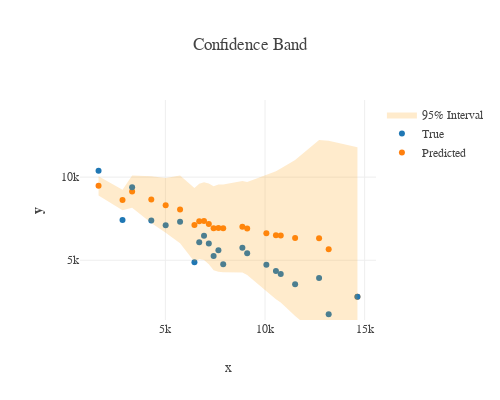
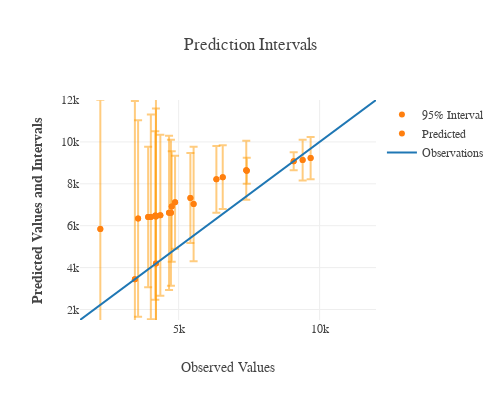
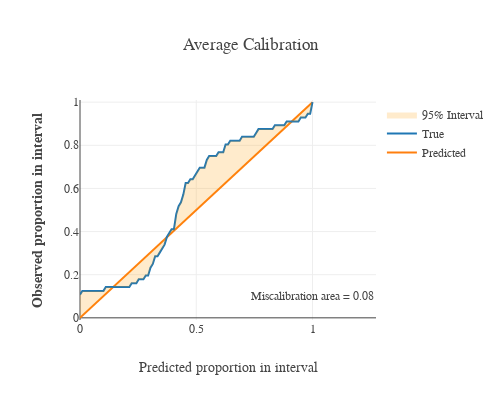
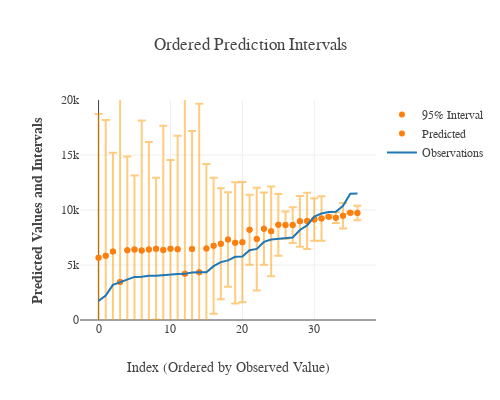

The notebook cell saved with these charts, in order:
### Code cell
bounds = [np.min(predictions) / 2, np.max(predictions) * 1.5]
x = np.linspace(bounds[0], bounds[1], len(y))

# Make xy plot
uviz.plot_xy(predictions, predictions_std / 2, y, x, n_subset=int(len(y) / 2.5), ylims=bounds)
uviz.plotly_intervals(predictions, predictions_std / 2, y, n_subset=int(len(y) / 2.5), ylims=[1500, 12000])
uviz.plotly_calibration(predictions, predictions_std, y)
uviz.plotly_intervals_ordered(predictions, predictions_std, y, n_subset=int(len(y) / 1.5), ylims=[0, 20000])
